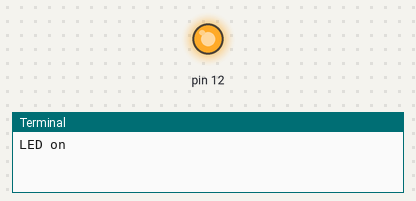
The program below on a simulated Raspberry Pi (header pin numbers). Parts: output pins drawn as LEDs (lit = HIGH), the last lines printed to the terminal. At 1.0 s the program stops and its outputs stay as they are.

Above: at 0.1 s.
At 1.1 s:
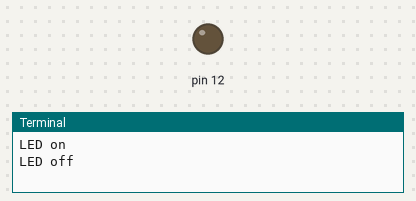
Timing chart, 0 to 2.5 s (numbered marks = the images above):
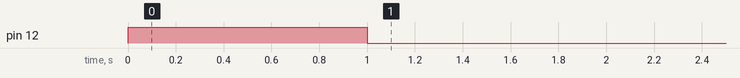

Measured:
- by itself, pin 12: LOW → HIGH at 0.00 s, → LOW 1.0 s later

The program:

led.py
```python
import RPi.GPIO as GPIO
import time
GPIO.setmode(GPIO.BOARD)
GPIO.setwarnings(False)
GPIO.setup(12,GPIO.OUT)
print "LED on"
GPIO.output(12,GPIO.HIGH)
time.sleep(1)
print "LED off"
GPIO.output(12,GPIO.LOW)
```
